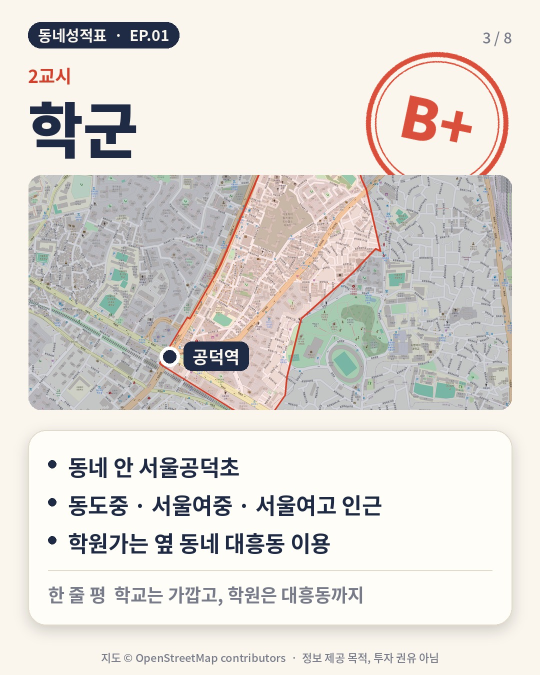
#> input picture townreport/ep01/03.jpg, 1080 x 1350 px, given as the content of the folder ../ep01/03.jpg, which was not available (shown at 1/2 size)
$ python slideshow.py ../ep01/03.jpg ../ep01/04.jpg ../ep01/04.jpg
#> lines starting #> are read from the running program, lines starting #| are printed output that depends on the picture
"""캐러셀 8장 → 음악 있는 릴스(1080x1920): python3 slideshow.py 이미지폴더 out.mp4 [seed]"""
import sys, subprocess, os, glob
from PIL import Image
src, out = sys.argv[1], sys.argv[2]; seed = sys.argv[3] if len(sys.argv) > 3 else '7'
imgs = sorted(glob.glob(f'{src}/*.jpg')); tmp = f'build/ss_{os.path.basename(src)}'; os.makedirs(tmp, exist_ok=True)
PAPER = (250, 246, 238)
for i, p in enumerate(imgs):
    c = Image.new('RGB', (1080, 1920), PAPER); im = Image.open(p).convert('RGB')
#> after `c = Image.new('RGB', (1080, 1920), PAPER)`:
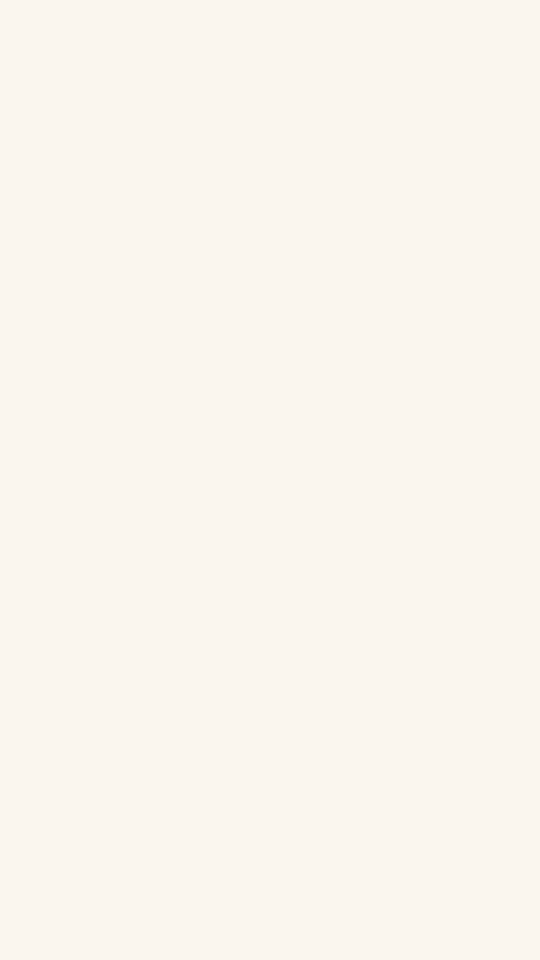
#> c: PIL image 1080x1920 RGB (shown at 1/2 size); mean R, G, B 250, 246, 238
#> further down, im is the input picture: PIL image 1080x1350 RGB; mean R, G, B 222.9, 219.1, 213.9
    c.paste(im, (0, (1920 - 1350) // 2)); c.save(f'{tmp}/{i:02d}.png')
#> after `c.paste(im, (0, (1920 - 1350) // 2))`:
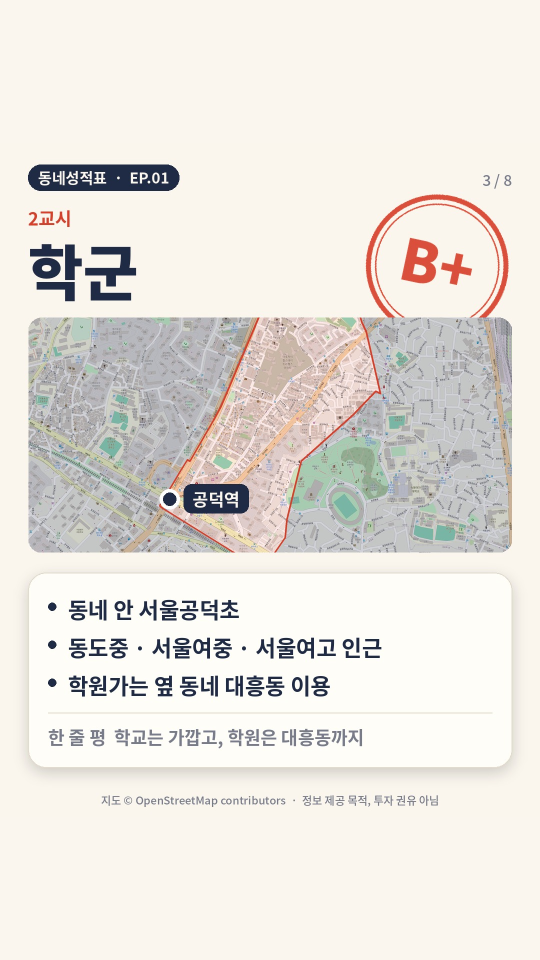
#> c: PIL image 1080x1920 RGB (shown at 1/2 size); mean R, G, B 231, 227.1, 221.1
mid = max(3.2, min(4.0, (26.0 - 7.0) / max(1, len(imgs) - 2)))  # 전체 25~35초 유지
durs = [3.0] + [round(mid, 2)] * (len(imgs) - 2) + [4.0]; total = sum(durs)
#> (the run stopped early here; a loop or call above may not have finished)

$ run again, on townreport/ep01/04.jpg
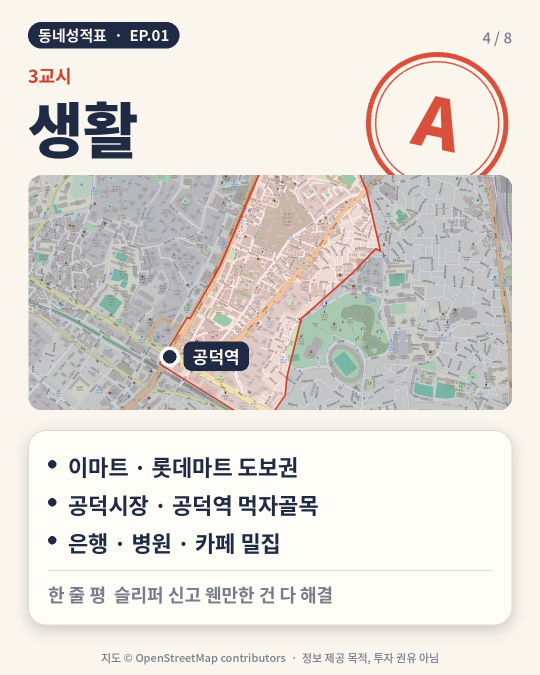
#> input picture townreport/ep01/04.jpg, 1080 x 1350 px, given as the content of the folder ../ep01/04.jpg, which was not available (shown at 1/2 size)
#> im is the input picture: PIL image 1080x1350 RGB; mean R, G, B 223, 219.2, 214.1
#> `c.paste(im, (0, (1920 - 1350) // 2))`:
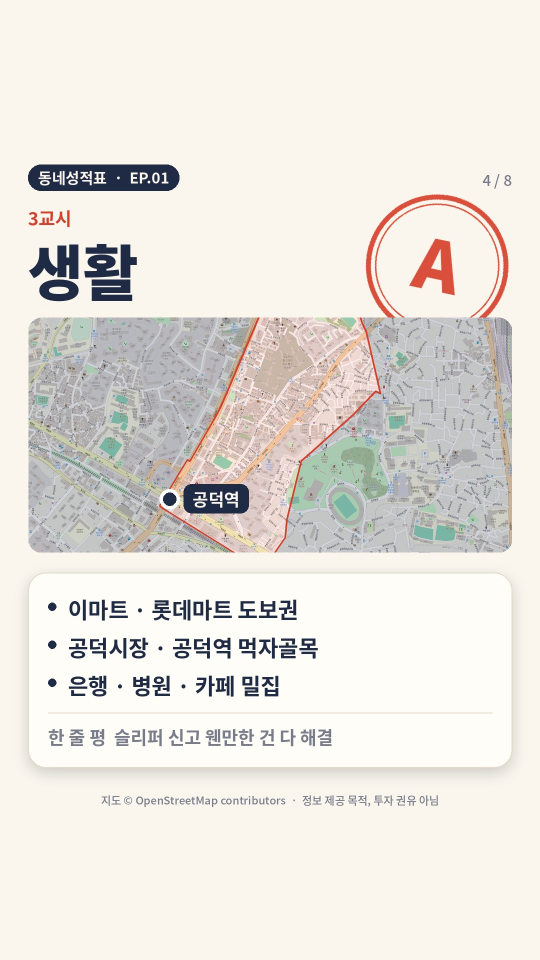
#> c: PIL image 1080x1920 RGB (shown at 1/2 size); mean R, G, B 231, 227.2, 221.2
